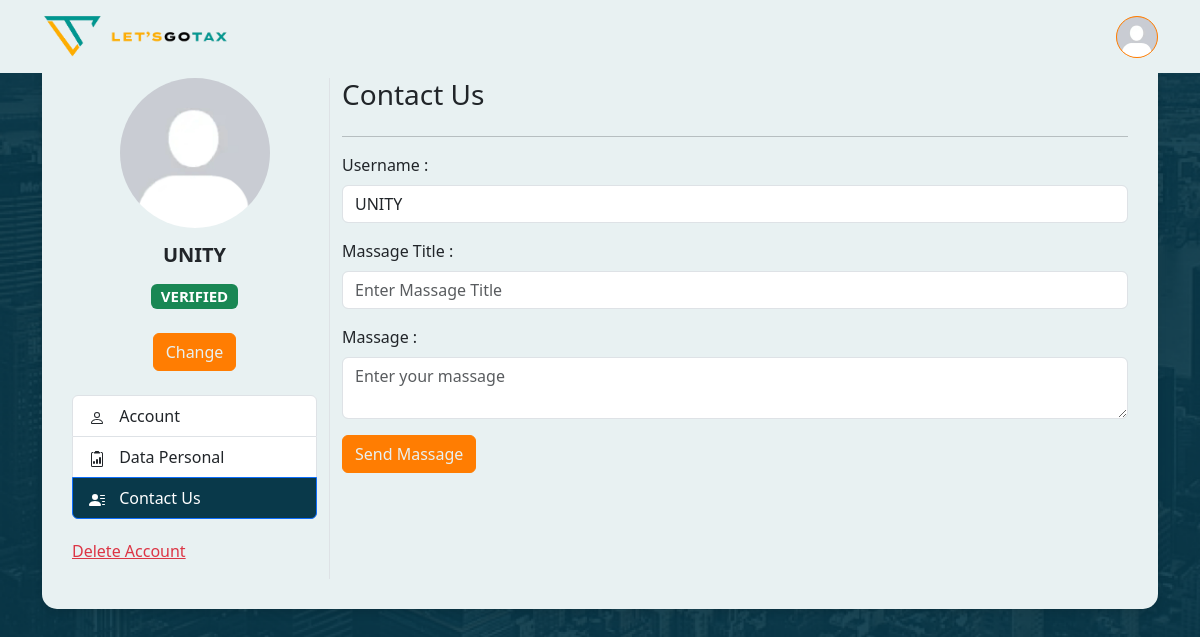
Page /settings.php?page=contact (signed in) on the committed database.
### tables this page shows
CREATE TABLE `akun` (
  `akunId` int(11) NOT NULL,
  `adminId` int(11) NOT NULL,
  `email` varchar(255) NOT NULL,
  `username` varchar(255) NOT NULL,
  `password` varchar(255) NOT NULL,
  `photoProfile` varchar(255) NOT NULL,
  `status` enum('VERIFIED','NOT VERIFIED','ON PROGRESS') NOT NULL
);

### settings.php (the view, shortened to what this page needs)
<?php
$page = isset($_GET['page']) ? $_GET['page'] : 'account';
include 'config.php';
$isLoggedIn = isset($_SESSION['user_id']);
$userPhoto = '';
$username = '';
$email = '';
$status = '';
$error = '';
if ($isLoggedIn) {
    $userId = $_SESSION['user_id'];
    $query = "SELECT photoProfile, username, email, status FROM akun WHERE akunId = ?";
    $stmt = $conn->prepare($query);
    $stmt->bind_param('i', $userId);
    $stmt->execute();
    $result = $stmt->get_result();
    if ($result->num_rows > 0) {
        $user = $result->fetch_assoc();
        $userPhoto = $user['photoProfile'];
        $username = $user['username'];
        $email = $user['email'];
        $status = $user['status'];
    }
}
?>
<!DOCTYPE html>
<html lang="en">
    <head>
        <link href="CSS Files/settings.css" rel="stylesheet">
        <link href="https://cdn.jsdelivr.net/npm/bootstrap@5.3.3/dist/css/bootstrap.min.css" rel="stylesheet">
    </head>
    <body>
        <nav class="navbar navbar-expand-lg navbar-light fixed-top">
            <div class="container">
                <a class="navbar-brand me-auto" href="home.php">
                    <img src="images/let's gotax(logo).png" class="navLogo">
                    <img src="images/let's gotax (logo2).png" class="navLogo2">
                </a>
                <div class="ms-auto">
                    <?php if ($isLoggedIn): ?>
                    <div class="dropdown">
                            <a class="btn btn-light rounded-circle p-0" href="#" role="button" id="dropdownMenuLink" data-bs-toggle="dropdown" aria-expanded="false">
                                <img src="Images/photoProfile/<?php echo htmlspecialchars($userPhoto); ?>" alt="Profile" class="rounded-circle" width="40" height="40">
                            </a>
                        </div>
                    <?php endif; ?>
                </div>
            </div>
        </nav>
        <div class = "mt-5">
            <div class="container mt-5">
                <div class="main-container justify-content-center mt-5">
                    <div class="row">
                        <div class="col-md-3 sidebar">
                            <div class="text-center mb-4">
                                <img src="Images/photoProfile/<?php echo htmlspecialchars($userPhoto); ?>" alt="Profile" class="rounded-circle" width="150" height="150">
                                <h5 class="mb-0 fw-bold spacing"><?php echo htmlspecialchars($username); ?></h5>
                                <h5 class="mt-3">
                                    <?php
                                        if ($status == 'VERIFIED') {
                                            echo '<span class="badge bg-success">' . htmlspecialchars($status) . '</span>';
                                        } elseif ($status == 'NOT VERIFIED') {
                                            echo '<span class="badge bg-danger">' . htmlspecialchars($status) . '</span>';
                                        } elseif ($status == 'ON PROGRESS') {
                                            echo '<span class="badge bg-secondary">' . htmlspecialchars($status) . '</span>';
                                        }
                                    ?>
                                </h5>
                                <button type="button" class="btn btn-primary mt-3" data-bs-toggle="modal" data-bs-target="#changeImageModal">Change</button>
                            </div>
                            <div class="list-group">
                                <a href="settings.php?page=account" class="list-group-item list-group-item-action <?= $page == 'account' ? 'active' : '' ?>">
                                    <span class="spanCustom">Account</span>
                                </a>
                                <a href="settings.php?page=personal" class="list-group-item list-group-item-action <?= $page == 'personal' ? 'active' : '' ?>">
                                    <span class="spanCustom">Data Personal</span>
                                </a>
                                <a href="settings.php?page=contact" class="list-group-item list-group-item-action <?= $page == 'contact' ? 'active' : '' ?>">
                                    <span class="spanCustom">Contact Us</span>
                                </a>
                            </div>
                            <p style="padding-top: 20px;"><a href="#" class="text-danger">Delete Account</a></p>
                        </div>
                                <?php
                            if ($page == 'account') {
                                ?>
                                <div class="col-md-9">
                                    <h3 class="mb-4">Account Settings</h3> <hr>
                                    <form method="POST" action="" enctype="multipart/form-data">
                                        <div class="mb-3">
                                            <div class="custom">
                                                <?php if ($error) echo "<p style='color:red;'>$error</p>"; ?>
                                            </div>
                                        </div>
                                        <div class="mb-3">
                                            <label for="username" class="form-label">Change Username (optional)</label>
                                            <input type="text" class="form-control" id="username" name="username" value="<?php echo htmlspecialchars($username); ?>" required>
                                        </div>
                                        <div class="mb-3">
                                            <label for="email" class="form-label">Change Email (optional)</label>
                                            <input type="email" class="form-control" id="email" name="email" value="<?php echo htmlspecialchars($email); ?>" required>
                                        </div>
                                        <div class="mb-3">
                                            <label for="password" class="form-label">Change Password (optional)</label>
                                            <input type="password" class="form-control" id="password" name="password" placeholder="Enter your new Password">
                                        </div>
                                        <button type="submit" class="btn btn-primary" name="submit">Save Changes</button>
                                    </form>
                                </div>
                                <?php
                            } elseif ($page == 'contact')  {
                                ?>
                                <div class="col-md-9">
                                    <h3 class="mb-4">Contact Us</h3>
                                    <hr>
                                    <form method="POST" action="" enctype="multipart/form-data">
                                        <div class="mb-3">
                                            <label for="usernameContact" class="form-label">Username :</label>
                                            <input type="text" class="form-control" id="usernameContact" name="usernameContact" value = <?php echo htmlspecialchars($username); ?> required>
                                        </div>
                                        <div class="mb-3">
                                            <label for="title" class="form-label">Massage Title :</label>
                                            <input type="text" class="form-control" id="title" name="title" placeholder="Enter Massage Title" required>
                                        </div>
                                        <div class="mb-3">
                                            <label for="massage" class="form-label">Massage :</label>
                                            <textarea class="form-control" id="massage" name="massage" rows="2" maxlength="160" placeholder="Enter your massage"></textarea>
                                        </div>
                                        <button type="submit" class="btn btn-primary" id="savePassword">Send Massage</button>
                                    </form>
                                </div>
                            <?php
                            }
                            ?>
                    </div>
                </div>
            </div>
        </div>
    </body>
</html>

### CSS Files/settings.css (style rules this page uses)
body { background-image: url('../Images/Settings/Settings.png'); min-height: 100vh; font-family: 'Cantata One', serif; background-repeat: no-repeat; background-size: cover; background-attachment: fixed; align-items: flex-start; }
.navLogo { height: auto; width: 10%; }
.navLogo2 { height: auto; width: 20%; }
nav.navbar { background-color: #e8f1f2; font-family: "Figtree", sans-serif; }
.btn { color: #e8f1f2 !important; background-color: #ff7d02 !important; border-color: #ff7d02 !important; }
.active { background-color: #09394a !important; }
.main-container { background-color: #e8f1f2; border-radius: 15px; box-shadow: 0 4px 8px rgba(0, 0, 0, 0.1); padding: 30px; margin-top: 50px; margin-bottom: 50px; max-width: 1500px; width: 100%; }
.sidebar { border-right: 1px solid #dee2e6; padding-right: 20px; }
.spacing { padding-top: 15px; }
.spanCustom { padding-left: 10px; }

### rows in the picture
akun: photoProfile (placeholder picture), username "UNITY", status "VERIFIED", usernameContact "UNITY"
